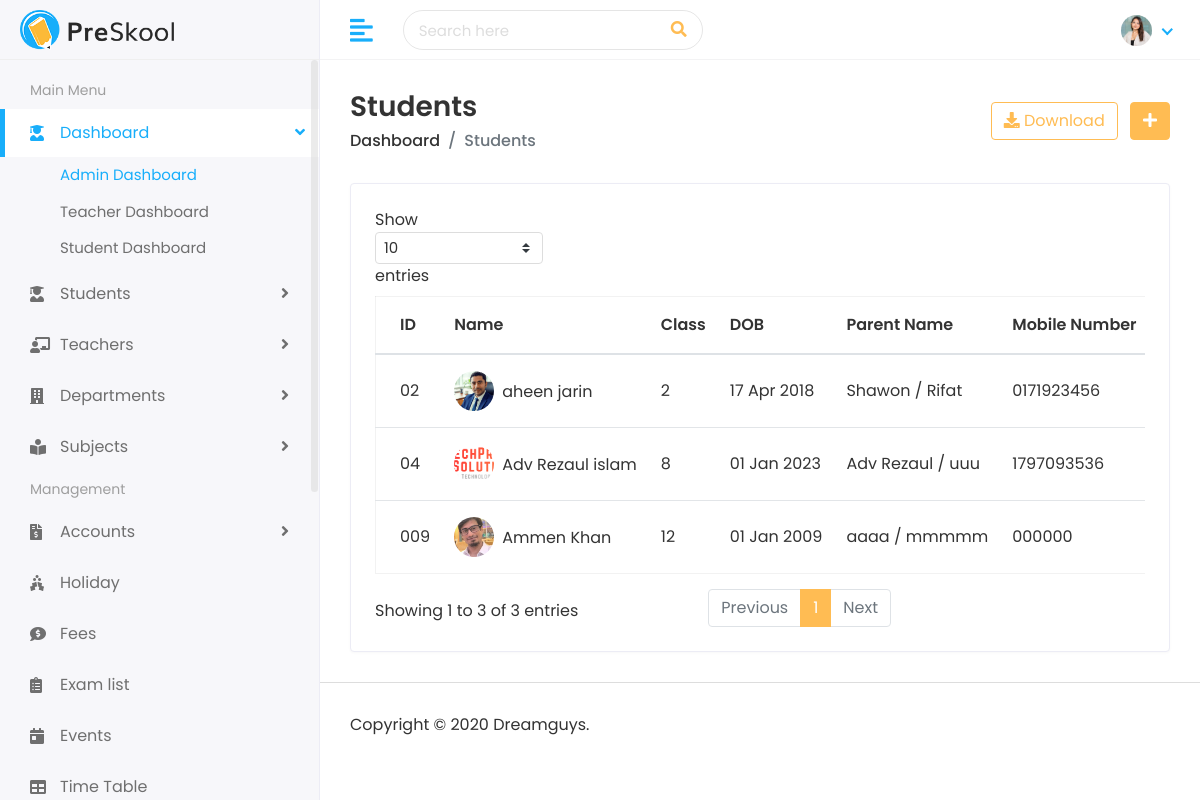
The app's page /student/ (signed in) with its own data.
### student/models.py (models this page shows, shortened)
class Student(models.Model):
    first_name = models.CharField(max_length=100)
    last_name = models.CharField(max_length=100)
    student_id = models.CharField(max_length=20)
    gender = models.CharField(max_length=10, choices=[('Male', 'Male'), ('Female', 'Female'), ('Others', 'Others')])
    date_of_birth = models.DateField()
    student_class = models.CharField(max_length=50)
    religion = models.CharField(max_length=50)
    joining_date = models.DateField()
    mobile_number = models.CharField(max_length=15)
    admission_number = models.CharField(max_length=20)
    section = models.CharField(max_length=10)
    student_image = models.ImageField(upload_to='students/', blank=True)
    parent = models.OneToOneField(Parent, on_delete=models.CASCADE)
    slug = models.SlugField(max_length=255, unique=True, blank=True)

class Parent(models.Model):
    father_name = models.CharField(max_length=100)
    father_occupation = models.CharField(max_length=100, blank=True)
    father_mobile = models.CharField(max_length=15)
    father_email = models.EmailField(max_length=100)
    mother_name = models.CharField(max_length=100)
    mother_occupation = models.CharField(max_length=100, blank=True)
    mother_mobile = models.CharField(max_length=15)
    mother_email = models.EmailField(max_length=100)
    present_address = models.TextField()
    permanent_address = models.TextField()

### student/views.py (the view)
# urls.py: path("", views.student_list, name='student_list'),
def student_list(request):
    student_list = Student.objects.select_related('parent').all()
    unread_notification = request.user.notification_set.filter(is_read=False)
    context = {
        'student_list': student_list,
        'unread_notification': unread_notification
    }
    return render(request, "students/students.html", context)

### templates/students/students.html (shortened to what this page needs)
{% extends 'Home/base.html' %}
{% load static %}
{% block body %}
         <div class="page-wrapper">
            <div class="content container-fluid">
               <div class="page-header">
                  <div class="row align-items-center">
                     <div class="col">
                        <h3 class="page-title">Students</h3>
                        <ul class="breadcrumb">
                           <li class="breadcrumb-item"><a href="">Dashboard</a></li>
                           <li class="breadcrumb-item active">Students</li>
                        </ul>
                     </div>
                     <div class="col-auto text-right float-right ml-auto">
                        <a href="#" class="btn btn-outline-primary mr-2"><i class="fas fa-download"></i> Download</a>
                        <a href="{% url 'add_student' %}" class="btn btn-primary"><i class="fas fa-plus"></i></a>
                     </div>
                  </div>
               </div>
               <div class="row">
                  <div class="col-sm-12">
                     <div class="card card-table">
                        <div class="card-body">
                           <div class="table-responsive">
                              <table class="table table-hover table-center mb-0 datatable">
                                 <thead>
                                    <tr>
                                       <th>ID</th>
                                       <th>Name</th>
                                       <th>Class</th>
                                       <th>DOB</th>
                                       <th>Parent Name</th>
                                       <th>Mobile Number</th>
                                    </tr>
                                 </thead>
                                 <tbody>
                                    {% for student in student_list %}
                                    <tr>
                                       <td>{{ student.student_id}}</td>
                                       <td>
                                          <h2 class="table-avatar">
                                             <a href="{% url 'view_student' student.student_id %}" class="avatar avatar-sm mr-2"><img class="avatar-img rounded-circle" src="{{ student.student_image.url }}" alt="User Image"></a>
                                             <a href="{% url 'view_student' student.student_id %}">{{ student.first_name }} {{ student.last_name}}</a>
                                          </h2>
                                       </td>
                                       <td>{{ student.student_class }}</td>
                                       <td>{{ student.date_of_birth|date:"d M Y" }}</td>
                                       <td>{{ student.parent.father_name }} / {{ student.parent.mother_name }}</td>
                                       <td>{{ student.mobile_number }}</td>
                                    </tr>
                                    {% endfor %}
                                 </tbody>
                              </table>
                           </div>
                        </div>
                     </div>
                  </div>
               </div>
            </div>
            <footer>
               <p>Copyright © 2020 Dreamguys.</p>
            </footer>
         </div>
      </div>
   </body>
</html>
{% endblock %}

### static/assets/css/style.css (style rules this page uses)
html { height: 100%; }
body { background-color: #fff; color: #333; font-family: 'Poppins', sans-serif; font-size: 1rem; height: 100%; line-height: 1.5; overflow-x: hidden; }
h1, h2, h3, h4, h5, h6 { font-family: 'Poppins', sans-serif; margin-top: 0; }
ul, ol { padding: 0px; list-style: none; }
.table { color: #333; max-width: 100%; margin-bottom: 0; width: 100%; }
.table.dataTable { border-collapse: collapse !important; border: 1px solid rgba(0, 0, 0, 0.05); }
table.table td h2 { display: inline-block; font-size: inherit; font-weight: 400; margin: 0; padding: 0; vertical-align: middle; }
table.table td h2.table-avatar { align-items: center; display: inline-flex; font-size: inherit; font-weight: 400; margin: 0; padding: 0; vertical-align: middle; white-space: nowrap; }
table.table td h2 a { color: #333; }
.table thead tr th { font-weight: 600; }
.table tbody tr { border-bottom: 1px solid rgba(0, 0, 0, 0.05); }
.table.table-center td, .table.table-center th { vertical-align: middle; }
.card-table .card-body .table > thead > tr > th { border-top: 0; }
.card-table .card-body .table tr td:first-child, .card-table .card-body .table tr th:first-child { padding-left: 1.5rem; }
.card-table .table td, .card-table .table th { border-top: 1px solid #e2e5e8; padding: 1rem 0.75rem; white-space: nowrap; }
.btn-primary { background-color: #FFBC53; border: 1px solid #FFBC53; }
.btn-outline-primary { color: #FFBC53; border-color: #FFBC53; }
.card { border: 1px solid #ececf5; box-shadow: 0 1px 3px 0 rgba(0, 0, 0, 0.03); margin-bottom: 1.875rem; }
.card-body { padding: 1.5rem; }
.avatar { position: relative; display: inline-block; width: 3rem; height: 3rem }
.avatar > img { width: 100%; height: 100%; -o-object-fit: cover; object-fit: cover; }
.avatar-sm { width: 2.5rem; height: 2.5rem; }
footer { padding: 1.875rem 1.875rem; border-top: 1px solid #ddd; }
footer p { margin: 0px; }
.page-wrapper { margin-left: 320px; padding-top: 60px; position: relative; transition: all 0.4s ease; }
.page-wrapper > .content { padding: 1.875rem 1.875rem 0; }
.page-header { margin-bottom: 1.875rem; }
.page-header .breadcrumb { background-color: transparent; color: #6c757d; font-size: 1rem; font-weight: 500; margin-bottom: 0; padding: 0; }
.page-header .breadcrumb a { color: #333; }
.page-title { font-size: 28px; font-weight: 600; color: #333; margin-bottom: 5px; }

### records on screen
Student: student_id "02", student_image (picture), first_name "aheen", last_name "jarin", student_class "2", date_of_birth "17 Apr 2018", parent.father_name "Shawon", parent.mother_name "Rifat", mobile_number "0171923456"
Student: student_id "04", student_image (picture), first_name "Adv Rezaul", last_name "islam", student_class "8", date_of_birth "01 Jan 2023", parent.father_name "Adv Rezaul", parent.mother_name "uuu", mobile_number "1797093536"
Student: student_id "009", student_image (picture), first_name "Ammen", last_name "Khan", student_class "12", date_of_birth "01 Jan 2009", parent.father_name "aaaa", parent.mother_name "mmmmm", mobile_number "000000"
